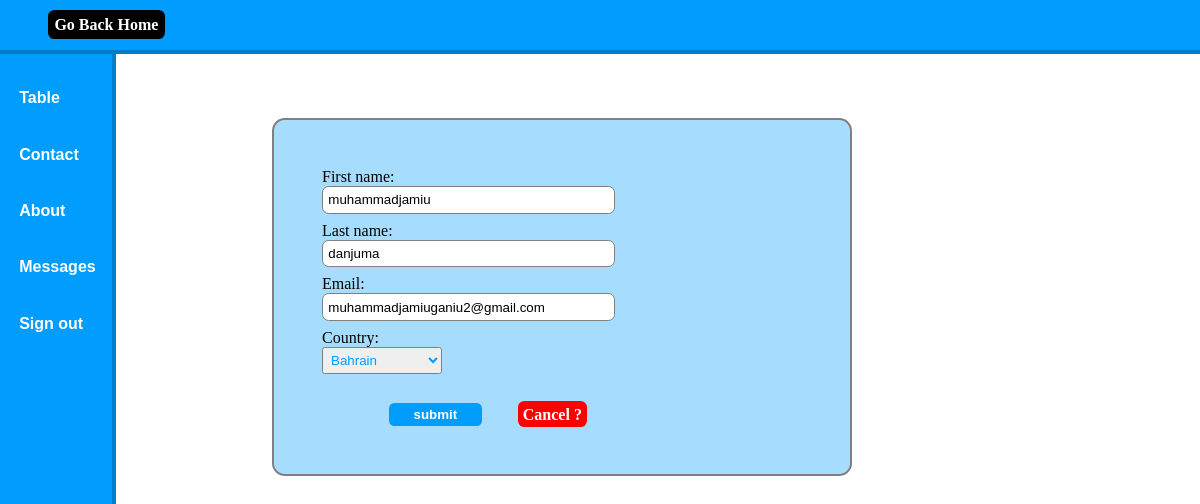
Page /table/19/update on the committed database.
### students/models.py (models this page shows, shortened)
class std(models.Model):
    first_name=models.CharField(max_length=100)
    last_name=models.CharField(max_length=100)
    email=models.EmailField()
    date_posted=models.DateTimeField(default=timezone.now)
    image=models.ImageField()
    country=CountryField(blank=True)

### students/views.py (the view)
# urls.py: path('table/<int:pk>/update',postupdate.as_view(),name='update'),
class postupdate(UpdateView):
    model=std
    fields=['first_name','last_name','email','country']

### students/templates/students/std_form.html (shortened to what this page needs)
{%load static%}
<!DOCTYPE html>
<html lang="en">
<head>
    <link rel="stylesheet" href="{%static 'create.css' %}">
</head>
<body>
    <nav>
        <a href="{%url 'home'%}" > <span id="btn">Go Back Home</span></a>
    </nav>
    <div class="links" id="links">
        <span id="table">Table</span>
        <span id="contact">Contact</span>
        <span id="about">About</span>
        <span id="messages">Messages</span>
        <span id="logout">Sign out</span>
    </div>
    <form method="POST">
        {{form}}
        <button>submit</button>
        <a href="{%url 'home'%}">Cancel ?</a>
    </form>
</body>
</html>

### students/static/create.css (style rules this page uses)
nav { padding: 1em; background-color: rgb(0, 157, 255); border-bottom:4px solid rgba(0, 0, 0, 0.199) ; }
nav span { color: white; font-weight: 900; background-color: black; padding: .4em; border-radius: .4em; }
body { margin: 0; padding: 0; }
.links { transition: .5s; position: fixed; background-color: rgb(0, 157, 255); ; height: 100vh; width: 7em; z-index: 10; border-right:4px solid rgba(0, 0, 0, 0.199) ; }
.links #table { margin-top: 1em; }
.links span { display: block; padding: 1.2em; color: white; font-weight: 900; font-family: 'Gill Sans', 'Gill Sans MT', Calibri, 'Trebuchet MS', sans-serif; transition: .3s; }
a { text-decoration: none; color: black; margin: 2em; }
body { transition: .5s; }
input { display: block; width: 21em; border: 1px solid grey ; border-radius: .5em; padding: .4em; margin-bottom: .6em; }
label { display: block; }
form { background-color: rgba(0, 157, 255, 0.349); margin-top: 4em; border: 2px solid grey; width: 30em; padding: 3em; margin-left: 17em; border-radius: .8em; }
select { margin-bottom: 2.2em; width: 9em; border: 1px solid grey; border-radius: .2em; color: rgb(0, 157, 255); padding: .3em; display: block; }
button { border: none; background-color: rgb(0, 157, 255);; border-radius: .4em; width: 7em; padding: .3em; font-weight: 900; color: white; margin-left: 5em; }
form a { border: none; background-color: red; border-radius: .4em; width: 7em; padding: .3em; font-weight: 900; color: white; }

### rows in the picture
std: first_name "muhammadjamiu", last_name "danjuma", email "muhammadjamiuganiu2@gmail.com", country "Bahrain"
